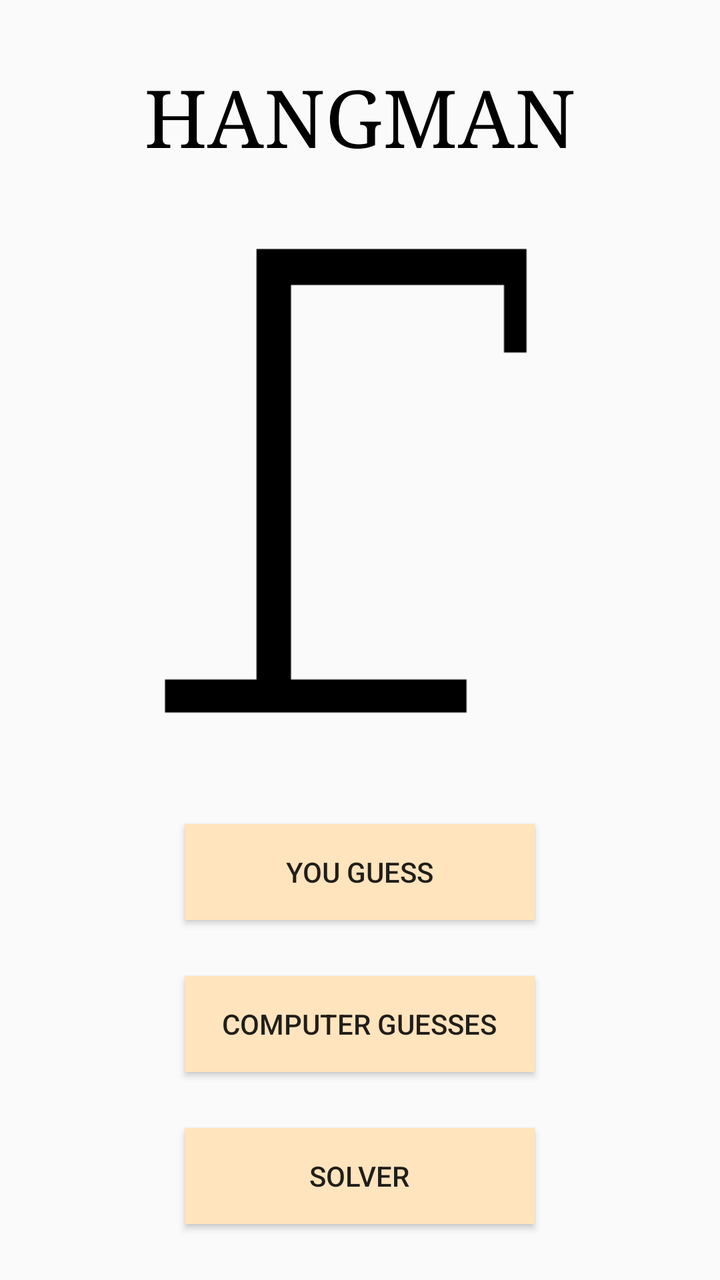
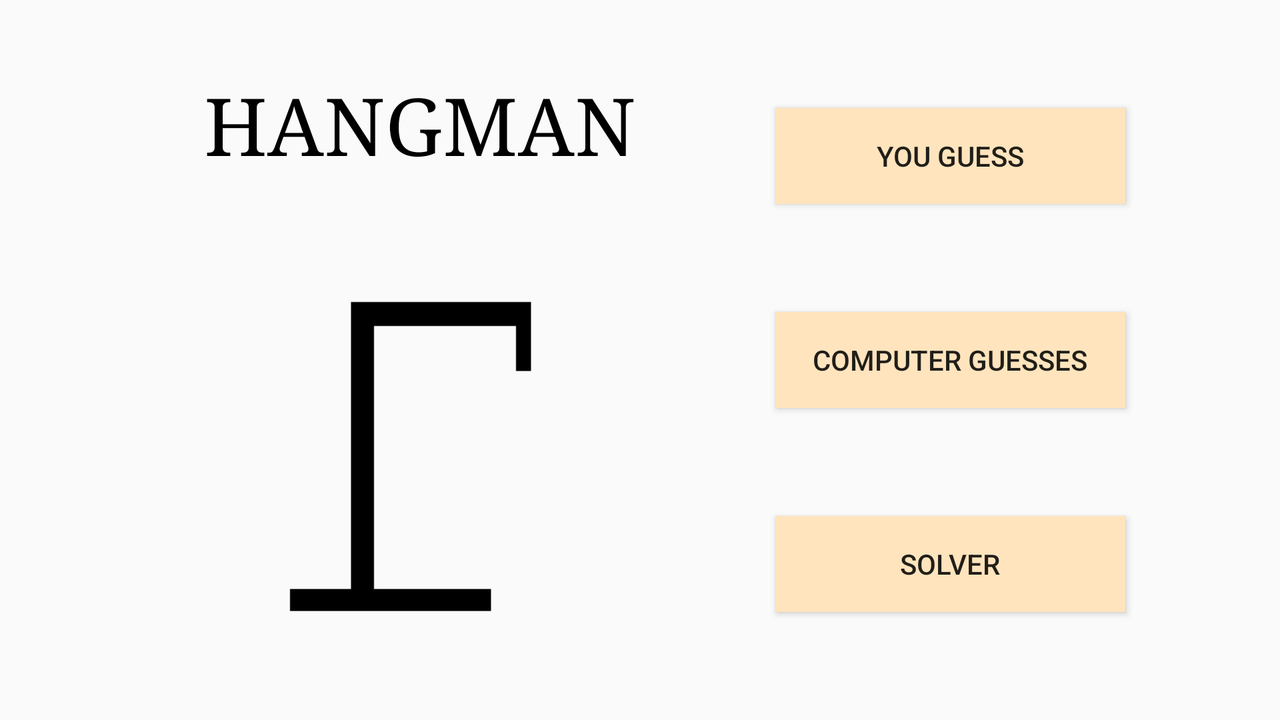

One screen, two layout resources from the same app: the default and the repository's alternative for another configuration. Each is rendered where Android would select it; the XML of both is given below.
<!-- AndroidManifest.xml: application theme AppTheme -->
<!-- res/layout/fragment_title.xml -->
<?xml version="1.0" encoding="utf-8"?>
<layout xmlns:android="http://schemas.android.com/apk/res/android"
    xmlns:app="http://schemas.android.com/apk/res-auto"
    xmlns:tools="http://schemas.android.com/tools">
    <LinearLayout
        android:layout_width="match_parent"
        android:layout_height="match_parent"
        android:orientation="vertical"
        android:gravity="center"
        tools:context=".TitleFragment">

        <TextView
            android:id="@+id/title"
            android:layout_width="wrap_content"
            android:layout_height="wrap_content"
            android:text="@string/title"
            android:textAllCaps="true"
            android:fontFamily="serif"
            android:textColor="@android:color/black"
            android:textSize="40sp"
            android:layout_marginTop="32dp"
            app:layout_constraintEnd_toEndOf="parent"
            app:layout_constraintStart_toStartOf="parent"
            app:layout_constraintTop_toTopOf="parent" />

        <ImageView
            android:id="@+id/gallows"
            android:src="@drawable/gallows_0"
            android:contentDescription="@null"
            style="@style/TitleGallows"
            app:layout_constraintTop_toBottomOf="@id/title"
            app:layout_constraintEnd_toEndOf="parent"
            app:layout_constraintStart_toStartOf="parent" />

        <Space
            android:layout_width="match_parent"
            android:layout_height="wrap_content"
            android:layout_weight="1"/>

        <Button
            android:id="@+id/hangman_player_button"
            android:layout_width="175dp"
            android:layout_height="wrap_content"
            android:text="@string/you_guess"
            android:background="@drawable/letter_unguessed_background"
            android:padding="10dp" />

        <Space
            android:layout_width="match_parent"
            android:layout_height="wrap_content"
            android:layout_weight="1"/>

        <Button
            android:id="@+id/hangman_gamemaster_button"
            android:layout_width="175dp"
            android:layout_height="wrap_content"
            android:text="@string/computer_guesses"
            android:background="@drawable/letter_unguessed_background"
            android:padding="10dp" />

        <Space
            android:layout_width="match_parent"
            android:layout_height="wrap_content"
            android:layout_weight="1"/>
        <Button
            android:id="@+id/hangman_solver_button"
            android:layout_width="175dp"
            android:layout_height="wrap_content"
            android:text="@string/solver"
            android:background="@drawable/letter_unguessed_background"
            android:padding="10dp" />

        <Space
            android:layout_width="match_parent"
            android:layout_height="wrap_content"
            android:layout_weight="1"/>

    </LinearLayout>
</layout>
<!-- resources referenced by this layout -->
<resources>
  <!-- drawable gallows_0: png bitmap (drawable-mdpi, 1808 bytes) -->
  <!-- drawable letter_unguessed_background (drawable) -->
  <?xml version="1.0" encoding="utf-8"?>
  <ripple xmlns:android="http://schemas.android.com/apk/res/android"
      android:color="@color/buttonRippleColor">
      <item
          android:id="@android:id/mask"
          android:drawable="@color/letterBackgroundUnguessed" />
      <item android:drawable="@color/letterBackgroundUnguessed" />
  </ripple>
  <string name="computer_guesses">Computer Guesses</string>
  <string name="solver">Solver</string>
  <string name="title">Hangman</string>
  <string name="you_guess">You Guess</string>
  <style name="TitleGallows">
          <item name="android:layout_width">300dp</item>
          <item name="android:layout_height">300dp</item>
      </style>
  <style name="AppTheme" parent="Theme.AppCompat.Light.DarkActionBar">
          
          <item name="colorPrimary">@color/colorPrimary</item>
          <item name="colorPrimaryDark">@color/colorPrimaryDark</item>
          <item name="colorAccent">@color/colorAccent</item>
          <item name="android:itemBackground">@color/colorPrimaryDark</item>
          <item name="android:itemTextAppearance">@style/MenuItemStyle</item>
      </style>
  <color name="buttonRippleColor">@color/colorAccent</color>
  <color name="letterBackgroundUnguessed">#FFE4BD</color>
  <color name="colorPrimary">#954535</color>
  <color name="colorPrimaryDark">#7B3F00</color>
  <color name="colorAccent">#E48400</color>
  <style name="MenuItemStyle">
          <item name="android:textColor">@android:color/white</item>
          <item name="android:actionMenuTextColor">@android:color/white</item>
          <item name="actionMenuTextColor">@android:color/white</item>
      </style>
</resources>
<!-- res/layout-land/fragment_title.xml (the repository's variant of the layout above) -->
<!-- drawn on the phone turned sideways -->
<?xml version="1.0" encoding="utf-8"?>
<layout xmlns:android="http://schemas.android.com/apk/res/android"
    xmlns:app="http://schemas.android.com/apk/res-auto"
    xmlns:tools="http://schemas.android.com/tools">

    <androidx.constraintlayout.widget.ConstraintLayout
        android:layout_width="match_parent"
        android:layout_height="match_parent"
        android:gravity="center"
        android:orientation="vertical"
        tools:context=".TitleFragment">

        <TextView
            android:id="@+id/title"
            android:layout_width="wrap_content"
            android:layout_height="wrap_content"
            android:fontFamily="serif"
            android:text="@string/title"
            android:textAllCaps="true"
            android:textColor="@android:color/black"
            android:textSize="40sp"
            app:layout_constraintBottom_toTopOf="@+id/gallows"
            app:layout_constraintEnd_toEndOf="@+id/gallows"
            app:layout_constraintHorizontal_bias="0.5"
            app:layout_constraintStart_toStartOf="@+id/gallows"
            app:layout_constraintTop_toTopOf="parent"
            app:layout_constraintVertical_chainStyle="spread" />

        <ImageView
            android:id="@+id/gallows"
            style="@style/TitleGallows"
            android:contentDescription="@null"
            android:src="@drawable/gallows_0"
            app:layout_constraintBottom_toBottomOf="parent"
            app:layout_constraintEnd_toStartOf="@+id/barrier2"
            app:layout_constraintHorizontal_bias="0.25"
            app:layout_constraintStart_toStartOf="parent"
            app:layout_constraintTop_toBottomOf="@+id/title" />

        <Button
            android:id="@+id/hangman_player_button"
            android:layout_width="175dp"
            android:layout_height="wrap_content"
            android:background="@drawable/letter_unguessed_background"
            android:padding="10dp"
            android:text="@string/you_guess"
            app:layout_constraintBottom_toTopOf="@+id/hangman_gamemaster_button"
            app:layout_constraintEnd_toEndOf="parent"
            app:layout_constraintStart_toEndOf="@+id/gallows"
            app:layout_constraintTop_toTopOf="parent" />

        <Button
            android:id="@+id/hangman_gamemaster_button"
            android:layout_width="175dp"
            android:layout_height="wrap_content"
            android:background="@drawable/letter_unguessed_background"
            android:padding="10dp"
            android:text="@string/computer_guesses"
            app:layout_constraintBottom_toTopOf="@+id/hangman_solver_button"
            app:layout_constraintEnd_toEndOf="parent"
            app:layout_constraintStart_toEndOf="@+id/gallows"
            app:layout_constraintTop_toBottomOf="@+id/hangman_player_button" />

        <Button
            android:id="@+id/hangman_solver_button"
            android:layout_width="175dp"
            android:layout_height="wrap_content"
            android:background="@drawable/letter_unguessed_background"
            android:padding="10dp"
            android:text="@string/solver"
            app:layout_constraintBottom_toBottomOf="parent"
            app:layout_constraintEnd_toEndOf="parent"
            app:layout_constraintStart_toEndOf="@+id/gallows"
            app:layout_constraintTop_toBottomOf="@+id/hangman_gamemaster_button" />

        <androidx.constraintlayout.widget.Barrier
            android:id="@+id/barrier2"
            android:layout_width="wrap_content"
            android:layout_height="wrap_content"
            app:barrierDirection="left"
            app:constraint_referenced_ids="hangman_player_button,hangman_gamemaster_button,hangman_solver_button"
            app:layout_constraintEnd_toEndOf="parent"
            app:layout_constraintHorizontal_bias="0.5"
            app:layout_constraintStart_toEndOf="@+id/gallows" />

    </androidx.constraintlayout.widget.ConstraintLayout>
</layout>
<!-- resources referenced by the variant -->
<!-- as the phone turned sideways resolves them -->
<resources>
  <!-- drawable gallows_0: png bitmap (drawable-mdpi, 1808 bytes) -->
  <!-- drawable letter_unguessed_background (drawable) -->
  <?xml version="1.0" encoding="utf-8"?>
  <ripple xmlns:android="http://schemas.android.com/apk/res/android"
      android:color="@color/buttonRippleColor">
      <item
          android:id="@android:id/mask"
          android:drawable="@color/letterBackgroundUnguessed" />
      <item android:drawable="@color/letterBackgroundUnguessed" />
  </ripple>
  <string name="computer_guesses">Computer Guesses</string>
  <string name="solver">Solver</string>
  <string name="title">Hangman</string>
  <string name="you_guess">You Guess</string>
  <!-- from res/values-land/ -->
  <style name="TitleGallows">
          <item name="android:layout_width">200dp</item>
          <item name="android:layout_height">200dp</item>
      </style>
  <style name="AppTheme" parent="Theme.AppCompat.Light.DarkActionBar">
          
          <item name="colorPrimary">@color/colorPrimary</item>
          <item name="colorPrimaryDark">@color/colorPrimaryDark</item>
          <item name="colorAccent">@color/colorAccent</item>
          <item name="android:itemBackground">@color/colorPrimaryDark</item>
          <item name="android:itemTextAppearance">@style/MenuItemStyle</item>
      </style>
  <color name="buttonRippleColor">@color/colorAccent</color>
  <color name="letterBackgroundUnguessed">#FFE4BD</color>
  <color name="colorPrimary">#954535</color>
  <color name="colorPrimaryDark">#7B3F00</color>
  <color name="colorAccent">#E48400</color>
  <style name="MenuItemStyle">
          <item name="android:textColor">@android:color/white</item>
          <item name="android:actionMenuTextColor">@android:color/white</item>
          <item name="actionMenuTextColor">@android:color/white</item>
      </style>
</resources>
